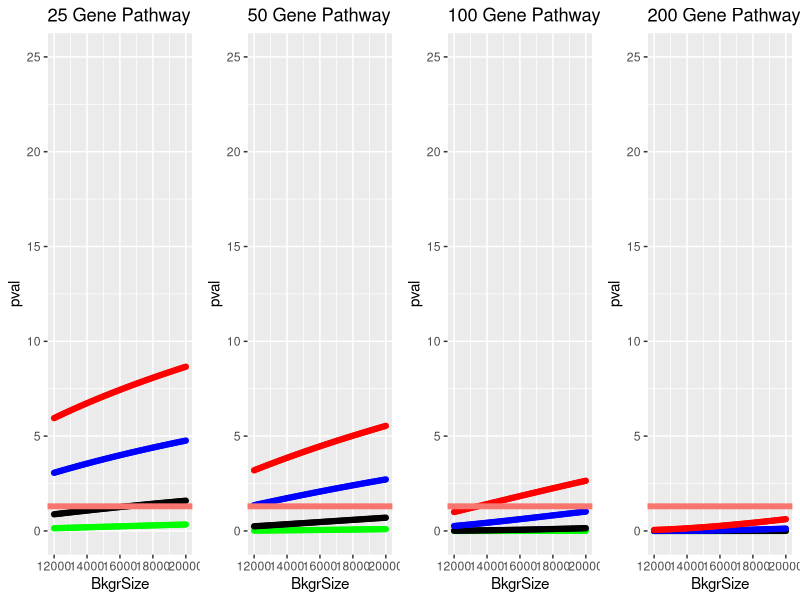
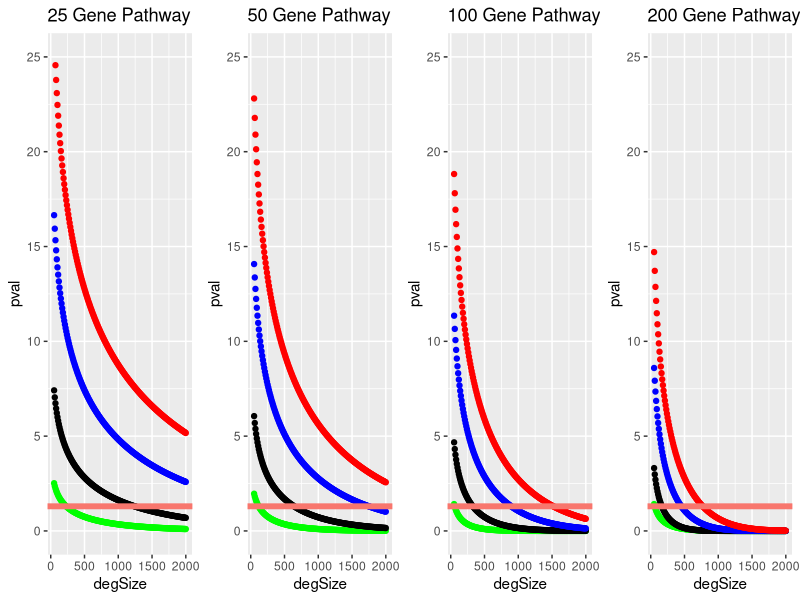
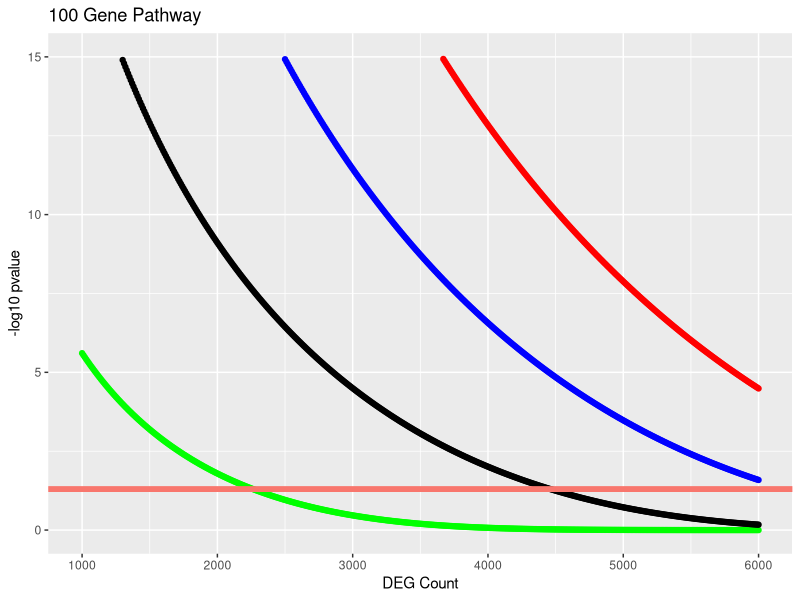
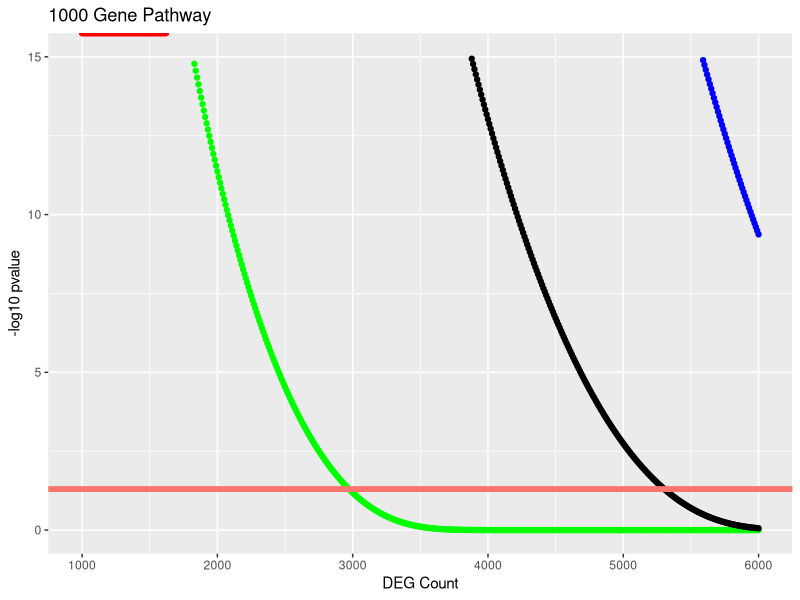

Here is the R script that generated these plots, in order:
## ---- chunk 1
knitr::opts_chunk$set(echo = TRUE)
## ---- chunk 2
library(ggplot2)
library(tidyverse)
library(ggpubr)
## ---- chunk 3
make.df2 <- function(denomItem){
  a <- data.frame(c(2,degSize),c(pathSize,denomItem))
  x <- fisher.test(a, alternative="greater")
  return(-log(x$p.value,10))
}

make.df5 <- function(denomItem){
  a <- data.frame(c(5,degSize),c(pathSize,denomItem))
  x <- fisher.test(a, alternative="greater")
  return(-log(x$p.value,10))
}

make.df10 <- function(denomItem){
  a <- data.frame(c(10,degSize),c(pathSize,denomItem))
  x <- fisher.test(a, alternative="greater")
  return(-log(x$p.value,10))
}

make.df15 <- function(denomItem){
  a <- data.frame(c(15,degSize),c(pathSize,denomItem))
  x <- fisher.test(a, alternative="greater")
  return(-log(x$p.value,10))
}

make.df25 <- function(denomItem){
  a <- data.frame(c(25,degSize),c(pathSize,denomItem))
  x <- fisher.test(a, alternative="greater")
  return(-log(x$p.value,10))
}

make.df50 <- function(denomItem){
  a <- data.frame(c(50,degSize),c(pathSize,denomItem))
  x <- fisher.test(a, alternative="greater")
  return(-log(x$p.value,10))
}

make.df100 <- function(denomItem){
  a <- data.frame(c(100,degSize),c(pathSize,denomItem))
  x <- fisher.test(a, alternative="greater")
  return(-log(x$p.value,10))
}

make.df200 <- function(denomItem){
  a <- data.frame(c(200,degSize),c(pathSize,denomItem))
  x <- fisher.test(a, alternative="greater")
  return(-log(x$p.value,10))
}

## ---- chunk 4
denom <- seq(from = 12000, to = 20000, by = 100)
degSize <- 1200
###########
pathSize <- 25

x2 <- lapply(denom, make.df2)
x2.Plot <- as.data.frame(cbind(denom,unlist(x2)))
colnames(x2.Plot) <- c("BkgrSize","pval")

x5 <- lapply(denom, make.df5)
x5.Plot <- as.data.frame(cbind(denom,unlist(x5)))
colnames(x5.Plot) <- c("BkgrSize","pval")

x10 <- lapply(denom, make.df10)
x10.Plot <- as.data.frame(cbind(denom,unlist(x10)))
colnames(x10.Plot) <- c("BkgrSize","pval")

x15 <- lapply(denom, make.df15)
x15.Plot <- as.data.frame(cbind(denom,unlist(x15)))
colnames(x15.Plot) <- c("BkgrSize","pval")

pl.25 <- ggplot() + geom_point(data=x2.Plot, aes(x=BkgrSize, y=pval), color="green") + geom_point(data=x5.Plot, aes(x=BkgrSize, y=pval), color="black") + geom_point(data=x10.Plot, aes(x=BkgrSize, y=pval), color="blue") + geom_point(data=x15.Plot, aes(x=BkgrSize, y=pval), color="red") + geom_hline(aes(yintercept=1.3, color = "red"), size=2)  + ylim(0, 25) + ggtitle("25 Gene Pathway")
###########
pathSize <- 50

x2 <- lapply(denom, make.df2)
x2.Plot <- as.data.frame(cbind(denom,unlist(x2)))
colnames(x2.Plot) <- c("BkgrSize","pval")

x5 <- lapply(denom, make.df5)
x5.Plot <- as.data.frame(cbind(denom,unlist(x5)))
colnames(x5.Plot) <- c("BkgrSize","pval")

x10 <- lapply(denom, make.df10)
x10.Plot <- as.data.frame(cbind(denom,unlist(x10)))
colnames(x10.Plot) <- c("BkgrSize","pval")

x15 <- lapply(denom, make.df15)
x15.Plot <- as.data.frame(cbind(denom,unlist(x15)))
colnames(x15.Plot) <- c("BkgrSize","pval")

pl.50 <- ggplot() + geom_point(data=x2.Plot, aes(x=BkgrSize, y=pval), color="green") + geom_point(data=x5.Plot, aes(x=BkgrSize, y=pval), color="black") + geom_point(data=x10.Plot, aes(x=BkgrSize, y=pval), color="blue") + geom_point(data=x15.Plot, aes(x=BkgrSize, y=pval), color="red") + geom_hline(aes(yintercept=1.3, color = "red"), size=2)  + ylim(0, 25) + ggtitle("50 Gene Pathway")
###########
pathSize <- 75

x2 <- lapply(denom, make.df2)
x2.Plot <- as.data.frame(cbind(denom,unlist(x2)))
colnames(x2.Plot) <- c("BkgrSize","pval")

x5 <- lapply(denom, make.df5)
x5.Plot <- as.data.frame(cbind(denom,unlist(x5)))
colnames(x5.Plot) <- c("BkgrSize","pval")

x10 <- lapply(denom, make.df10)
x10.Plot <- as.data.frame(cbind(denom,unlist(x10)))
colnames(x10.Plot) <- c("BkgrSize","pval")

x15 <- lapply(denom, make.df15)
x15.Plot <- as.data.frame(cbind(denom,unlist(x15)))
colnames(x15.Plot) <- c("BkgrSize","pval")

pl.75 <- ggplot() + geom_point(data=x2.Plot, aes(x=BkgrSize, y=pval), color="green") + geom_point(data=x5.Plot, aes(x=BkgrSize, y=pval), color="black") + geom_point(data=x10.Plot, aes(x=BkgrSize, y=pval), color="blue") + geom_point(data=x15.Plot, aes(x=BkgrSize, y=pval), color="red") + geom_hline(aes(yintercept=1.3, color = "red"), size=2)  + ylim(0, 25) + ggtitle("75 Gene Pathway")
###########
pathSize <- 100

x2 <- lapply(denom, make.df2)
x2.Plot <- as.data.frame(cbind(denom,unlist(x2)))
colnames(x2.Plot) <- c("BkgrSize","pval")

x5 <- lapply(denom, make.df5)
x5.Plot <- as.data.frame(cbind(denom,unlist(x5)))
colnames(x5.Plot) <- c("BkgrSize","pval")

x10 <- lapply(denom, make.df10)
x10.Plot <- as.data.frame(cbind(denom,unlist(x10)))
colnames(x10.Plot) <- c("BkgrSize","pval")

x15 <- lapply(denom, make.df15)
x15.Plot <- as.data.frame(cbind(denom,unlist(x15)))
colnames(x15.Plot) <- c("BkgrSize","pval")

pl.100 <- ggplot() + geom_point(data=x2.Plot, aes(x=BkgrSize, y=pval), color="green") + geom_point(data=x5.Plot, aes(x=BkgrSize, y=pval), color="black") + geom_point(data=x10.Plot, aes(x=BkgrSize, y=pval), color="blue") + geom_point(data=x15.Plot, aes(x=BkgrSize, y=pval), color="red") + geom_hline(aes(yintercept=1.3, color = "red"), size=2)  + ylim(0, 25) + ggtitle("100 Gene Pathway")
###########
pathSize <- 200

x2 <- lapply(denom, make.df2)
x2.Plot <- as.data.frame(cbind(denom,unlist(x2)))
colnames(x2.Plot) <- c("BkgrSize","pval")

x5 <- lapply(denom, make.df5)
x5.Plot <- as.data.frame(cbind(denom,unlist(x5)))
colnames(x5.Plot) <- c("BkgrSize","pval")

x10 <- lapply(denom, make.df10)
x10.Plot <- as.data.frame(cbind(denom,unlist(x10)))
colnames(x10.Plot) <- c("BkgrSize","pval")

x15 <- lapply(denom, make.df15)
x15.Plot <- as.data.frame(cbind(denom,unlist(x15)))
colnames(x15.Plot) <- c("BkgrSize","pval")

pl.200 <- ggplot() + geom_point(data=x2.Plot, aes(x=BkgrSize, y=pval), color="green") + geom_point(data=x5.Plot, aes(x=BkgrSize, y=pval), color="black") + geom_point(data=x10.Plot, aes(x=BkgrSize, y=pval), color="blue") + geom_point(data=x15.Plot, aes(x=BkgrSize, y=pval), color="red") + geom_hline(aes(yintercept=1.3, color = "red"), size=2)  + ylim(0, 25) + ggtitle("200 Gene Pathway")
###########
pathSize <- 500

x2 <- lapply(denom, make.df2)
x2.Plot <- as.data.frame(cbind(denom,unlist(x2)))
colnames(x2.Plot) <- c("BkgrSize","pval")

x5 <- lapply(denom, make.df5)
x5.Plot <- as.data.frame(cbind(denom,unlist(x5)))
colnames(x5.Plot) <- c("BkgrSize","pval")

x10 <- lapply(denom, make.df10)
x10.Plot <- as.data.frame(cbind(denom,unlist(x10)))
colnames(x10.Plot) <- c("BkgrSize","pval")

x15 <- lapply(denom, make.df15)
x15.Plot <- as.data.frame(cbind(denom,unlist(x15)))
colnames(x15.Plot) <- c("BkgrSize","pval")

pl.500 <- ggplot() + geom_point(data=x2.Plot, aes(x=BkgrSize, y=pval), color="green") + geom_point(data=x5.Plot, aes(x=BkgrSize, y=pval), color="black") + geom_point(data=x10.Plot, aes(x=BkgrSize, y=pval), color="blue") + geom_point(data=x15.Plot, aes(x=BkgrSize, y=pval), color="red") + geom_hline(aes(yintercept=1.3, color = "red"), size=2)  + ylim(0, 25) + ggtitle("500 Gene Pathway")
## ---- chunk 5
ggarrange(pl.25,pl.50,pl.100,pl.200, legend = FALSE, ncol=4, nrow=1) 
## ---- chunk 6
# < -1 FC
a <- data.frame(c(8,62-8),c(194,20237-194))
a
fisher.test(a, alternative="greater")

b <- data.frame(c(27,268-27),c(194,20237-194))
b
fisher.test(b, alternative="greater")

d.ex1 <- data.frame(c(3,297),c(37,29663))
d.ex1
fisher.test(d.ex1, alternative="greater")

d.ex2 <- data.frame(c(3-1,297),c(37+1,29663))
d.ex2
fisher.test(d.ex2, alternative="greater")
## ---- chunk 7
testDGEs.df <- function(degCount){
  a <- data.frame(c(degsInPath,degCount),c(pathSize,bkground))
  x <- fisher.test(a, alternative="greater")
  return(-log(x$p.value,10))
}

degSize <- seq(from = 50, to = 2000, by = 10)
bkground <- 17000
###########
pathSize <- 25

degsInPath <- 2

degs.2 <- lapply(degSize, testDGEs.df)
degs.2.Plot <- as.data.frame(cbind(degSize,unlist(degs.2)))
colnames(degs.2.Plot) <- c("degSize","pval")

degsInPath <- 5

degs.5 <- lapply(degSize, testDGEs.df)
degs.5.Plot <- as.data.frame(cbind(degSize,unlist(degs.5)))
colnames(degs.5.Plot) <- c("degSize","pval")

degsInPath <- 10

degs.10 <- lapply(degSize, testDGEs.df)
degs.10.Plot <- as.data.frame(cbind(degSize,unlist(degs.10)))
colnames(degs.10.Plot) <- c("degSize","pval")

degsInPath <- 15

degs.15 <- lapply(degSize, testDGEs.df)
degs.15.Plot <- as.data.frame(cbind(degSize,unlist(degs.15)))
colnames(degs.15.Plot) <- c("degSize","pval")

pl.25path <- ggplot() + geom_point(data=degs.2.Plot, aes(x=degSize, y=pval), color="green") + geom_point(data=degs.5.Plot, aes(x=degSize, y=pval), color="black") + geom_point(data=degs.10.Plot, aes(x=degSize, y=pval), color="blue") + geom_point(data=degs.15.Plot, aes(x=degSize, y=pval), color="red") + geom_hline(aes(yintercept=1.3, color = "red"), size=2) + ylim(0, 25) + ggtitle("25 Gene Pathway")

###########
pathSize <- 50

degsInPath <- 2

degs.2 <- lapply(degSize, testDGEs.df)
degs.2.Plot <- as.data.frame(cbind(degSize,unlist(degs.2)))
colnames(degs.2.Plot) <- c("degSize","pval")

degsInPath <- 5

degs.5 <- lapply(degSize, testDGEs.df)
degs.5.Plot <- as.data.frame(cbind(degSize,unlist(degs.5)))
colnames(degs.5.Plot) <- c("degSize","pval")

degsInPath <- 10

degs.10 <- lapply(degSize, testDGEs.df)
degs.10.Plot <- as.data.frame(cbind(degSize,unlist(degs.10)))
colnames(degs.10.Plot) <- c("degSize","pval")

degsInPath <- 15

degs.15 <- lapply(degSize, testDGEs.df)
degs.15.Plot <- as.data.frame(cbind(degSize,unlist(degs.15)))
colnames(degs.15.Plot) <- c("degSize","pval")

pl.50path <- ggplot() + geom_point(data=degs.2.Plot, aes(x=degSize, y=pval), color="green") + geom_point(data=degs.5.Plot, aes(x=degSize, y=pval), color="black") + geom_point(data=degs.10.Plot, aes(x=degSize, y=pval), color="blue") + geom_point(data=degs.15.Plot, aes(x=degSize, y=pval), color="red") + geom_hline(aes(yintercept=1.3, color = "red"), size=2) + ylim(0, 25) + ggtitle("50 Gene Pathway")
###########
pathSize <- 100

degsInPath <- 2

degs.2 <- lapply(degSize, testDGEs.df)
degs.2.Plot <- as.data.frame(cbind(degSize,unlist(degs.2)))
colnames(degs.2.Plot) <- c("degSize","pval")

degsInPath <- 5

degs.5 <- lapply(degSize, testDGEs.df)
degs.5.Plot <- as.data.frame(cbind(degSize,unlist(degs.5)))
colnames(degs.5.Plot) <- c("degSize","pval")

degsInPath <- 10

degs.10 <- lapply(degSize, testDGEs.df)
degs.10.Plot <- as.data.frame(cbind(degSize,unlist(degs.10)))
colnames(degs.10.Plot) <- c("degSize","pval")

degsInPath <- 15

degs.15 <- lapply(degSize, testDGEs.df)
degs.15.Plot <- as.data.frame(cbind(degSize,unlist(degs.15)))
colnames(degs.15.Plot) <- c("degSize","pval")

pl.100path <- ggplot() + geom_point(data=degs.2.Plot, aes(x=degSize, y=pval), color="green") + geom_point(data=degs.5.Plot, aes(x=degSize, y=pval), color="black") + geom_point(data=degs.10.Plot, aes(x=degSize, y=pval), color="blue") + geom_point(data=degs.15.Plot, aes(x=degSize, y=pval), color="red") + geom_hline(aes(yintercept=1.3, color = "red"), size=2) + ylim(0, 25) + ggtitle("100 Gene Pathway")
###########
pathSize <- 200

degsInPath <- 2

degs.2 <- lapply(degSize, testDGEs.df)
degs2.Plot <- as.data.frame(cbind(degSize,unlist(degs.2)))
colnames(degs.2.Plot) <- c("degSize","pval")

degsInPath <- 5

degs.5 <- lapply(degSize, testDGEs.df)
degs.5.Plot <- as.data.frame(cbind(degSize,unlist(degs.5)))
colnames(degs.5.Plot) <- c("degSize","pval")

degsInPath <- 10

degs.10 <- lapply(degSize, testDGEs.df)
degs.10.Plot <- as.data.frame(cbind(degSize,unlist(degs.10)))
colnames(degs.10.Plot) <- c("degSize","pval")

degsInPath <- 15

degs.15 <- lapply(degSize, testDGEs.df)
degs.15.Plot <- as.data.frame(cbind(degSize,unlist(degs.15)))
colnames(degs.15.Plot) <- c("degSize","pval")

pl.200path <- ggplot() + geom_point(data=degs.2.Plot, aes(x=degSize, y=pval), color="green") + geom_point(data=degs.5.Plot, aes(x=degSize, y=pval), color="black") + geom_point(data=degs.10.Plot, aes(x=degSize, y=pval), color="blue") + geom_point(data=degs.15.Plot, aes(x=degSize, y=pval), color="red") + geom_hline(aes(yintercept=1.3, color = "red"), size=2) + ylim(0, 25) + ggtitle("200 Gene Pathway")
## ---- chunk 8
ggarrange(pl.25path, pl.50path, pl.100path,pl.200path, legend = FALSE, ncol=4, nrow=1) 
## ---- chunk 9
testDGEs.df <- function(degCount){
  a <- data.frame(c(degsInPath,degCount),c(pathSize,20000-degCount))
  x <- fisher.test(a, alternative="greater")
  return(-log(x$p.value,10))
}

degSize <- seq(from = 1000, to = 6000, by = 10)

###########
pathSize <- 100

degsInPath <- 20

degs.20 <- lapply(degSize, testDGEs.df)
degs.20.Plot <- as.data.frame(cbind(degSize,unlist(degs.20)))
colnames(degs.20.Plot) <- c("degSize","pval")

degsInPath <- 40

degs.40 <- lapply(degSize, testDGEs.df)
degs.40.Plot <- as.data.frame(cbind(degSize,unlist(degs.40)))
colnames(degs.40.Plot) <- c("degSize","pval")

degsInPath <- 60

degs.60 <- lapply(degSize, testDGEs.df)
degs.60.Plot <- as.data.frame(cbind(degSize,unlist(degs.60)))
colnames(degs.60.Plot) <- c("degSize","pval")

degsInPath <- 80

degs.80 <- lapply(degSize, testDGEs.df)
degs.80.Plot <- as.data.frame(cbind(degSize,unlist(degs.80)))
colnames(degs.80.Plot) <- c("degSize","pval")

pl.100 <- ggplot() + geom_point(data=degs.20.Plot, aes(x=degSize, y=pval), color="green") + geom_point(data=degs.40.Plot, aes(x=degSize, y=pval), color="black") + geom_point(data=degs.60.Plot, aes(x=degSize, y=pval), color="blue") + geom_point(data=degs.80.Plot, aes(x=degSize, y=pval), color="red") + ylab(label = '-log10 pvalue') + xlab(label = 'DEG Count') + ggtitle("100 Gene Pathway")

#geom_hline(aes(yintercept=1.3, color = "red"), size=2) 

h <- 1.3
pl.100 + scale_x_continuous(limits = c(1000, 6000),breaks = c(1000, 2000, 3000, 4000, 5000, 6000)) + scale_y_continuous(limits = c(0, 15),breaks = c(0, 5, 10, 15)) + geom_hline(aes(yintercept=h, color = "red"), size=2, show.legend=FALSE) + geom_text(aes(0,h,label = h, vjust = -0.5))
## ---- chunk 10
testDGEs.df <- function(degCount){
  a <- data.frame(c(degsInPath,degCount),c(pathSize,20000-degCount))
  x <- fisher.test(a, alternative="greater")
  return(-log(x$p.value,10))
}

degSize <- seq(from = 1000, to = 6000, by = 10)
###########
pathSize <- 1000

degsInPath <- 200

degs.200 <- lapply(degSize, testDGEs.df)
degs.200.Plot <- as.data.frame(cbind(degSize,unlist(degs.200)))
colnames(degs.200.Plot) <- c("degSize","pval")

degsInPath <- 400

degs.400 <- lapply(degSize, testDGEs.df)
degs.400.Plot <- as.data.frame(cbind(degSize,unlist(degs.400)))
colnames(degs.400.Plot) <- c("degSize","pval")

degsInPath <- 600

degs.600 <- lapply(degSize, testDGEs.df)
degs.600.Plot <- as.data.frame(cbind(degSize,unlist(degs.600)))
colnames(degs.600.Plot) <- c("degSize","pval")

degsInPath <- 800

degs.800 <- lapply(degSize, testDGEs.df)
degs.800.Plot <- as.data.frame(cbind(degSize,unlist(degs.800)))
colnames(degs.800.Plot) <- c("degSize","pval")

pl.1000 <- ggplot() + geom_point(data=degs.200.Plot, aes(x=degSize, y=pval), color="green") + geom_point(data=degs.400.Plot, aes(x=degSize, y=pval), color="black") + geom_point(data=degs.600.Plot, aes(x=degSize, y=pval), color="blue") + geom_point(data=degs.800.Plot, aes(x=degSize, y=pval), color="red") + ylab(label = '-log10 pvalue') + xlab(label = 'DEG Count') + ggtitle("1000 Gene Pathway")

#geom_hline(aes(yintercept=1.3, color = "red"), size=2) 

h <- 1.3
pl.1000 + scale_x_continuous(limits = c(1000, 6000),breaks = c(1000, 2000, 3000, 4000, 5000, 6000)) + scale_y_continuous(limits = c(0, 15),breaks = c(0, 5, 10, 15)) + geom_hline(aes(yintercept=h, color = "red"), size=2, show.legend=FALSE) + geom_text(aes(0,h,label = h, vjust = -0.5))
